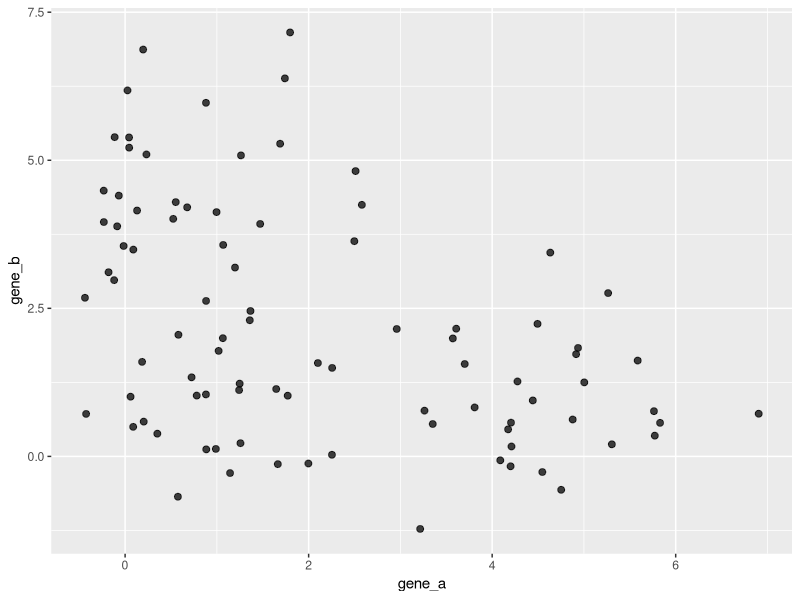
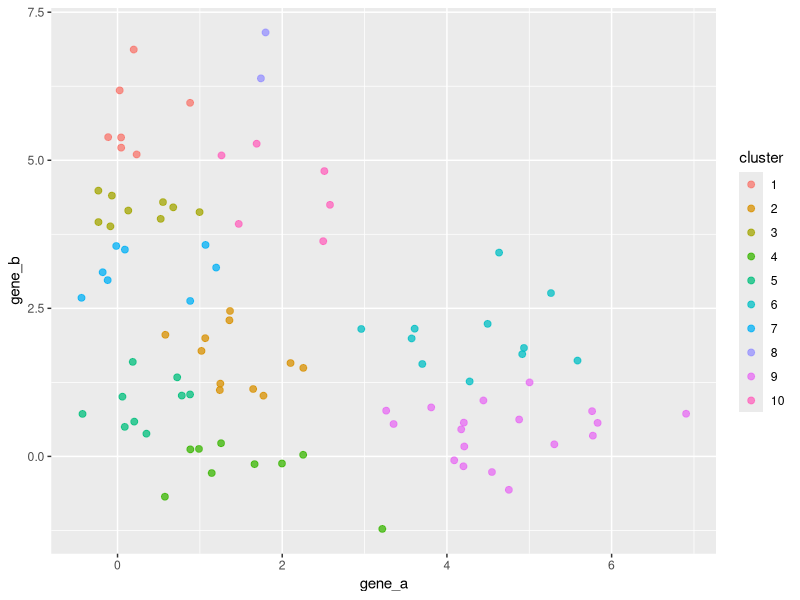
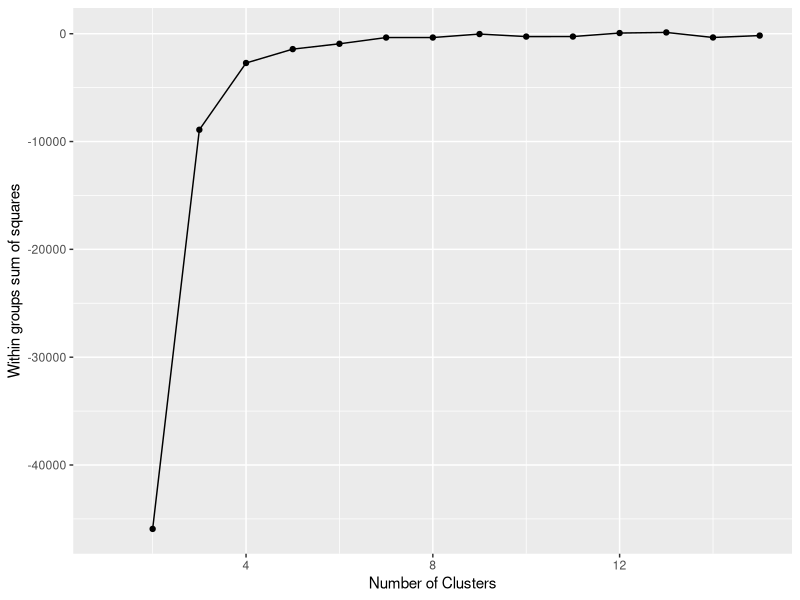
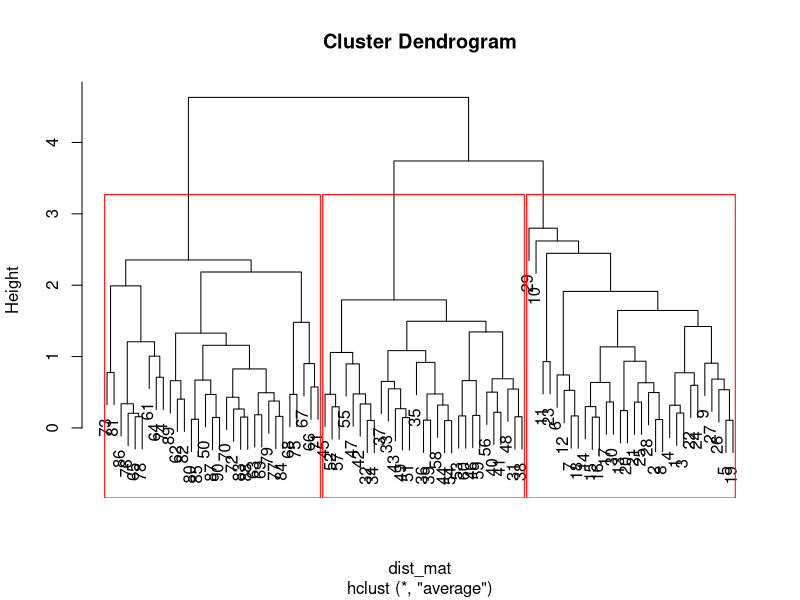
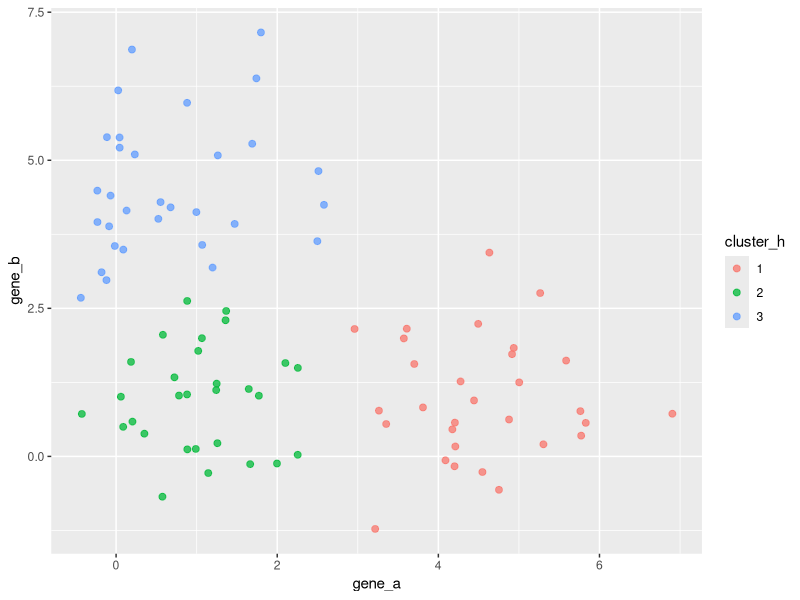
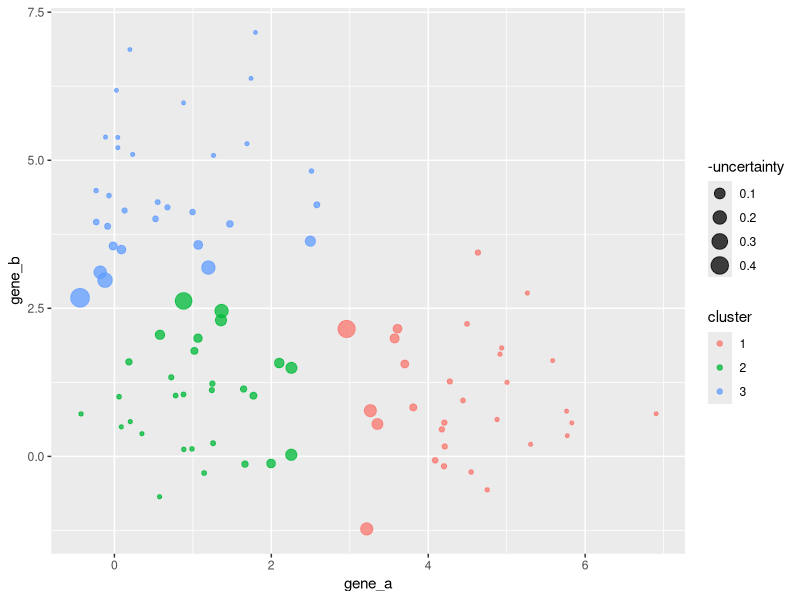

These figures' R source, in order:
library(tidyverse)
library(mclust) 

# A quick refresher on native R clustering algorithms: https://www.statmethods.net/advstats/cluster.html

# Set the random seed
set.seed(0)

# Generate example data set
N = 30
U1 = 1
U2 = 4.5
gene_df = rbind(tibble(gene_a = rnorm(n=N, mean=U2), gene_b = rnorm(n=N, mean=U1), explant_id = seq(1, N), type = 1),
                tibble(gene_a = rnorm(n=N, mean=U1), gene_b = rnorm(n=N, mean=U1), explant_id = seq(N+1, 2*N), type = 2),
                tibble(gene_a = rnorm(n=N, mean=U1), gene_b = rnorm(n=N, mean=U2), explant_id = seq((2*N)+1, 3*N), type = 3))
gene_df$type = as.factor(gene_df$type)

ggplot(gene_df, aes(gene_a, gene_b)) +
  geom_point(size=2, alpha=0.75)

#-------------------------
# K-means clustering
#-------------------------
fit = gene_df %>%
  select(gene_a, gene_b) %>%
  kmeans(10) 

# Append cluster assignment
gene_df$cluster = as.factor(fit$cluster)

# Plot results
ggplot(gene_df, aes(gene_a, gene_b, group=cluster)) +
  geom_point(size=2, alpha=0.75, aes(color=cluster))

# How many clusters should we pass to the k-means algorithm?

#-------------------------
# Determine an appropriate 
# number of clusters for the
# data
#-------------------------
kmeans_wss <- Vectorize(function(c){
  return(sum(kmeans(gene_df, centers=c)$withinss))
})

cluster_fit = tibble(num_centers=1:15) %>%
  mutate(wss = kmeans_wss(num_centers), diff_wss = wss - lag(wss))

ggplot(cluster_fit, aes(num_centers, diff_wss)) +
  geom_point() +
  geom_line() +
  labs(x="Number of Clusters",
       y="Within groups sum of squares") 

#-------------------------
# Hierarchical clustering
#-------------------------
# Calculate distance between all observations
dist_mat = gene_df %>%
  select(gene_a, gene_b) %>%
  dist(method = "euclidean") 

# Cluster closest first, then work outwards
hfit = hclust(dist_mat, method="average") 
plot(hfit) 

# Append cluster assignment
groups = cutree(hfit, k=3) 
gene_df$cluster_h = as.factor(groups)

rect.hclust(hfit, k=3, border="red")

# Plot results
ggplot(gene_df, aes(gene_a, gene_b, group=cluster_h)) +
  geom_point(size=2, alpha=0.75, aes(color=cluster_h))


#-------------------------
# EM Clustering
# http://rstudio-pubs-static.s3.amazonaws.com/154174_78c021bc71ab42f8add0b2966938a3b8.html
#-------------------------
em_fit = fit = gene_df %>%
  select(gene_a, gene_b) %>%
  Mclust(G=3)

# Append cluster assignment
gene_df$cluster = as.factor(em_fit$classification)
gene_df$uncertainty = -em_fit$uncertainty

# Plot results
ggplot(gene_df, aes(gene_a, gene_b, group=cluster)) +
  geom_point(alpha=0.75, aes(color=cluster, size=-uncertainty))
